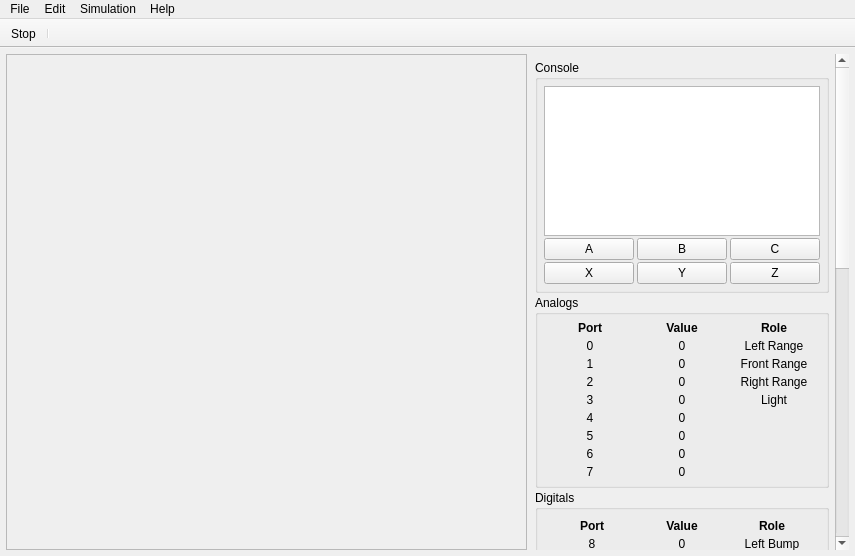
<?xml version="1.0" encoding="UTF-8"?>
<ui version="4.0">
 <class>MainWindow</class>
 <widget class="QMainWindow" name="MainWindow">
  <property name="geometry">
   <rect>
    <x>0</x>
    <y>0</y>
    <width>855</width>
    <height>556</height>
   </rect>
  </property>
  <property name="minimumSize">
   <size>
    <width>400</width>
    <height>300</height>
   </size>
  </property>
  <property name="windowTitle">
   <string>KIPR's 2D Simulator</string>
  </property>
  <widget class="QWidget" name="centralwidget">
   <layout class="QHBoxLayout" name="horizontalLayout" stretch="1,0">
    <property name="spacing">
     <number>2</number>
    </property>
    <property name="margin">
     <number>6</number>
    </property>
    <item>
     <widget class="ScalingGraphicsView" name="sim">
      <property name="palette">
       <palette>
        <active>
         <colorrole role="Base">
          <brush brushstyle="SolidPattern">
           <color alpha="0">
            <red>255</red>
            <green>255</green>
            <blue>255</blue>
           </color>
          </brush>
         </colorrole>
        </active>
        <inactive>
         <colorrole role="Base">
          <brush brushstyle="SolidPattern">
           <color alpha="0">
            <red>255</red>
            <green>255</green>
            <blue>255</blue>
           </color>
          </brush>
         </colorrole>
        </inactive>
        <disabled>
         <colorrole role="Base">
          <brush brushstyle="SolidPattern">
           <color alpha="255">
            <red>212</red>
            <green>208</green>
            <blue>200</blue>
           </color>
          </brush>
         </colorrole>
        </disabled>
       </palette>
      </property>
      <property name="renderHints">
       <set>QPainter::Antialiasing|QPainter::HighQualityAntialiasing|QPainter::TextAntialiasing</set>
      </property>
     </widget>
    </item>
    <item>
     <widget class="QScrollArea" name="scrollArea">
      <property name="minimumSize">
       <size>
        <width>320</width>
        <height>0</height>
       </size>
      </property>
      <property name="frameShape">
       <enum>QFrame::NoFrame</enum>
      </property>
      <property name="frameShadow">
       <enum>QFrame::Plain</enum>
      </property>
      <property name="lineWidth">
       <number>0</number>
      </property>
      <property name="widgetResizable">
       <bool>true</bool>
      </property>
      <widget class="QWidget" name="scrollAreaWidgetContents">
       <property name="geometry">
        <rect>
         <x>0</x>
         <y>-471</y>
         <width>304</width>
         <height>1200</height>
        </rect>
       </property>
       <layout class="QVBoxLayout" name="verticalLayout">
        <property name="spacing">
         <number>2</number>
        </property>
        <property name="margin">
         <number>6</number>
        </property>
        <item>
         <widget class="QGroupBox" name="groupBox_5">
          <property name="title">
           <string>Console</string>
          </property>
          <property name="flat">
           <bool>true</bool>
          </property>
          <layout class="QVBoxLayout" name="verticalLayout_2">
           <property name="spacing">
            <number>2</number>
           </property>
           <property name="margin">
            <number>6</number>
           </property>
           <item>
            <widget class="ConsoleWidget" name="console">
             <property name="minimumSize">
              <size>
               <width>0</width>
               <height>150</height>
              </size>
             </property>
             <property name="undoRedoEnabled">
              <bool>false</bool>
             </property>
             <property name="readOnly">
              <bool>true</bool>
             </property>
            </widget>
           </item>
           <item>
            <layout class="QHBoxLayout" name="horizontalLayout_2">
             <property name="spacing">
              <number>3</number>
             </property>
             <property name="topMargin">
              <number>0</number>
             </property>
             <item>
              <widget class="QPushButton" name="a">
               <property name="text">
                <string>A</string>
               </property>
              </widget>
             </item>
             <item>
              <widget class="QPushButton" name="b">
               <property name="text">
                <string>B</string>
               </property>
              </widget>
             </item>
             <item>
              <widget class="QPushButton" name="c">
               <property name="text">
                <string>C</string>
               </property>
              </widget>
             </item>
            </layout>
           </item>
           <item>
            <widget class="QWidget" name="extras" native="true">
             <layout class="QHBoxLayout" name="horizontalLayout_4">
              <property name="spacing">
               <number>3</number>
              </property>
              <property name="margin">
               <number>0</number>
              </property>
              <item>
               <widget class="QPushButton" name="x">
                <property name="text">
                 <string>X</string>
                </property>
               </widget>
              </item>
              <item>
               <widget class="QPushButton" name="y">
                <property name="text">
                 <string>Y</string>
                </property>
               </widget>
              </item>
              <item>
               <widget class="QPushButton" name="z">
                <property name="text">
                 <string>Z</string>
                </property>
               </widget>
              </item>
             </layout>
            </widget>
           </item>
          </layout>
         </widget>
        </item>
        <item>
         <widget class="QGroupBox" name="groupBox_3">
          <property name="title">
           <string>Analogs</string>
          </property>
          <property name="flat">
           <bool>true</bool>
          </property>
          <property name="checkable">
           <bool>false</bool>
          </property>
          <layout class="QGridLayout" name="gridLayout_3">
           <property name="horizontalSpacing">
            <number>0</number>
           </property>
           <property name="verticalSpacing">
            <number>4</number>
           </property>
           <property name="margin">
            <number>6</number>
           </property>
           <item row="1" column="0">
            <widget class="QLabel" name="label">
             <property name="text">
              <string>0</string>
             </property>
             <property name="alignment">
              <set>Qt::AlignCenter</set>
             </property>
            </widget>
           </item>
           <item row="1" column="1">
            <widget class="QLabel" name="analog0">
             <property name="text">
              <string>0</string>
             </property>
             <property name="alignment">
              <set>Qt::AlignCenter</set>
             </property>
            </widget>
           </item>
           <item row="2" column="0">
            <widget class="QLabel" name="label_3">
             <property name="text">
              <string>1</string>
             </property>
             <property name="alignment">
              <set>Qt::AlignCenter</set>
             </property>
            </widget>
           </item>
           <item row="2" column="1">
            <widget class="QLabel" name="analog1">
             <property name="text">
              <string>0</string>
             </property>
             <property name="alignment">
              <set>Qt::AlignCenter</set>
             </property>
            </widget>
           </item>
           <item row="3" column="0">
            <widget class="QLabel" name="label_5">
             <property name="text">
              <string>2</string>
             </property>
             <property name="alignment">
              <set>Qt::AlignCenter</set>
             </property>
            </widget>
           </item>
           <item row="3" column="1">
            <widget class="QLabel" name="analog2">
             <property name="text">
              <string>0</string>
             </property>
             <property name="alignment">
              <set>Qt::AlignCenter</set>
             </property>
            </widget>
           </item>
           <item row="4" column="0">
            <widget class="QLabel" name="label_6">
             <property name="text">
              <string>3</string>
             </property>
             <property name="alignment">
              <set>Qt::AlignCenter</set>
             </property>
            </widget>
           </item>
           <item row="4" column="1">
            <widget class="QLabel" name="analog3">
             <property name="text">
              <string>0</string>
             </property>
             <property name="alignment">
              <set>Qt::AlignCenter</set>
             </property>
            </widget>
           </item>
           <item row="5" column="0">
            <widget class="QLabel" name="label_7">
             <property name="text">
              <string>4</string>
             </property>
             <property name="alignment">
              <set>Qt::AlignCenter</set>
             </property>
            </widget>
           </item>
           <item row="5" column="1">
            <widget class="QLabel" name="analog4">
             <property name="text">
              <string>0</string>
             </property>
             <property name="alignment">
              <set>Qt::AlignCenter</set>
             </property>
            </widget>
           </item>
           <item row="6" column="0">
            <widget class="QLabel" name="label_8">
             <property name="text">
              <string>5</string>
             </property>
             <property name="alignment">
              <set>Qt::AlignCenter</set>
             </property>
            </widget>
           </item>
           <item row="6" column="1">
            <widget class="QLabel" name="analog5">
             <property name="text">
              <string>0</string>
             </property>
             <property name="alignment">
              <set>Qt::AlignCenter</set>
             </property>
            </widget>
           </item>
           <item row="7" column="0">
            <widget class="QLabel" name="label_9">
             <property name="text">
              <string>6</string>
             </property>
             <property name="alignment">
              <set>Qt::AlignCenter</set>
             </property>
            </widget>
           </item>
           <item row="7" column="1">
            <widget class="QLabel" name="analog6">
             <property name="text">
              <string>0</string>
             </property>
             <property name="alignment">
              <set>Qt::AlignCenter</set>
             </property>
            </widget>
           </item>
           <item row="8" column="0">
            <widget class="QLabel" name="label_10">
             <property name="text">
              <string>7</string>
             </property>
             <property name="alignment">
              <set>Qt::AlignCenter</set>
             </property>
            </widget>
           </item>
           <item row="8" column="1">
            <widget class="QLabel" name="analog7">
             <property name="text">
              <string>0</string>
             </property>
             <property name="alignment">
              <set>Qt::AlignCenter</set>
             </property>
            </widget>
           </item>
           <item row="1" column="2">
            <widget class="QLabel" name="label_17">
             <property name="text">
              <string>Left Range</string>
             </property>
             <property name="alignment">
              <set>Qt::AlignCenter</set>
             </property>
            </widget>
           </item>
           <item row="2" column="2">
            <widget class="QLabel" name="label_18">
             <property name="text">
              <string>Front Range</string>
             </property>
             <property name="alignment">
              <set>Qt::AlignCenter</set>
             </property>
            </widget>
           </item>
           <item row="3" column="2">
            <widget class="QLabel" name="label_19">
             <property name="text">
              <string>Right Range</string>
             </property>
             <property name="alignment">
              <set>Qt::AlignCenter</set>
             </property>
            </widget>
           </item>
           <item row="0" column="0">
            <widget class="QLabel" name="label_20">
             <property name="font">
              <font>
               <weight>75</weight>
               <bold>true</bold>
              </font>
             </property>
             <property name="text">
              <string>Port</string>
             </property>
             <property name="alignment">
              <set>Qt::AlignCenter</set>
             </property>
            </widget>
           </item>
           <item row="0" column="1">
            <widget class="QLabel" name="label_21">
             <property name="font">
              <font>
               <weight>75</weight>
               <bold>true</bold>
              </font>
             </property>
             <property name="text">
              <string>Value</string>
             </property>
             <property name="alignment">
              <set>Qt::AlignCenter</set>
             </property>
            </widget>
           </item>
           <item row="0" column="2">
            <widget class="QLabel" name="label_22">
             <property name="font">
              <font>
               <weight>75</weight>
               <bold>true</bold>
              </font>
             </property>
             <property name="text">
              <string>Role</string>
             </property>
             <property name="alignment">
              <set>Qt::AlignCenter</set>
             </property>
            </widget>
           </item>
           <item row="4" column="2">
            <widget class="QLabel" name="label_23">
             <property name="text">
              <string>Light</string>
             </property>
             <property name="alignment">
              <set>Qt::AlignCenter</set>
             </property>
            </widget>
           </item>
          </layout>
         </widget>
        </item>
        <item>
         <widget class="QGroupBox" name="groupBox_4">
          <property name="title">
           <string>Digitals</string>
          </property>
          <property name="flat">
           <bool>true</bool>
          </property>
          <layout class="QGridLayout" name="gridLayout_4">
           <property name="horizontalSpacing">
            <number>0</number>
           </property>
           <property name="verticalSpacing">
            <number>4</number>
           </property>
           <item row="0" column="0">
            <widget class="QLabel" name="label_24">
             <property name="font">
              <font>
               <weight>75</weight>
               <bold>true</bold>
              </font>
             </property>
             <property name="text">
              <string>Port</string>
             </property>
             <property name="alignment">
              <set>Qt::AlignCenter</set>
             </property>
            </widget>
           </item>
           <item row="0" column="1">
            <widget class="QLabel" name="label_25">
             <property name="font">
              <font>
               <weight>75</weight>
               <bold>true</bold>
              </font>
             </property>
             <property name="text">
              <string>Value</string>
             </property>
             <property name="alignment">
              <set>Qt::AlignCenter</set>
             </property>
            </widget>
           </item>
           <item row="0" column="2">
            <widget class="QLabel" name="label_26">
             <property name="font">
              <font>
               <weight>75</weight>
               <bold>true</bold>
              </font>
             </property>
             <property name="text">
              <string>Role</string>
             </property>
             <property name="alignment">
              <set>Qt::AlignCenter</set>
             </property>
            </widget>
           </item>
           <item row="1" column="0">
            <widget class="QLabel" name="label_27">
             <property name="text">
              <string>8</string>
             </property>
             <property name="alignment">
              <set>Qt::AlignCenter</set>
             </property>
            </widget>
           </item>
           <item row="2" column="0">
            <widget class="QLabel" name="label_28">
             <property name="text">
              <string>9</string>
             </property>
             <property name="alignment">
              <set>Qt::AlignCenter</set>
             </property>
            </widget>
           </item>
           <item row="3" column="0">
            <widget class="QLabel" name="label_29">
             <property name="text">
              <string>10</string>
             </property>
             <property name="alignment">
              <set>Qt::AlignCenter</set>
             </property>
            </widget>
           </item>
           <item row="4" column="0">
            <widget class="QLabel" name="label_30">
             <property name="text">
              <string>11</string>
             </property>
             <property name="alignment">
              <set>Qt::AlignCenter</set>
             </property>
            </widget>
           </item>
           <item row="5" column="0">
            <widget class="QLabel" name="label_31">
             <property name="text">
              <string>12</string>
             </property>
             <property name="alignment">
              <set>Qt::AlignCenter</set>
             </property>
            </widget>
           </item>
           <item row="6" column="0">
            <widget class="QLabel" name="label_32">
             <property name="text">
              <string>13</string>
             </property>
             <property name="alignment">
              <set>Qt::AlignCenter</set>
             </property>
            </widget>
           </item>
           <item row="7" column="0">
            <widget class="QLabel" name="label_33">
             <property name="text">
              <string>14</string>
             </property>
             <property name="alignment">
              <set>Qt::AlignCenter</set>
             </property>
            </widget>
           </item>
           <item row="8" column="0">
            <widget class="QLabel" name="label_34">
             <property name="text">
              <string>15</string>
             </property>
             <property name="alignment">
              <set>Qt::AlignCenter</set>
             </property>
            </widget>
           </item>
           <item row="1" column="1">
            <widget class="QLabel" name="digital0">
             <property name="text">
              <string>0</string>
             </property>
             <property name="alignment">
              <set>Qt::AlignCenter</set>
             </property>
            </widget>
           </item>
           <item row="2" column="1">
            <widget class="QLabel" name="digital1">
             <property name="text">
              <string>0</string>
             </property>
             <property name="alignment">
              <set>Qt::AlignCenter</set>
             </property>
            </widget>
           </item>
           <item row="3" column="1">
            <widget class="QLabel" name="digital2">
             <property name="text">
              <string>0</string>
             </property>
             <property name="alignment">
              <set>Qt::AlignCenter</set>
             </property>
            </widget>
           </item>
           <item row="4" column="1">
            <widget class="QLabel" name="digital3">
             <property name="text">
              <string>0</string>
             </property>
             <property name="alignment">
              <set>Qt::AlignCenter</set>
             </property>
            </widget>
           </item>
           <item row="5" column="1">
            <widget class="QLabel" name="digital4">
             <property name="text">
              <string>0</string>
             </property>
             <property name="alignment">
              <set>Qt::AlignCenter</set>
             </property>
            </widget>
           </item>
           <item row="6" column="1">
            <widget class="QLabel" name="digital5">
             <property name="text">
              <string>0</string>
             </property>
             <property name="alignment">
              <set>Qt::AlignCenter</set>
             </property>
            </widget>
           </item>
           <item row="7" column="1">
            <widget class="QLabel" name="digital6">
             <property name="text">
              <string>0</string>
             </property>
             <property name="alignment">
              <set>Qt::AlignCenter</set>
             </property>
            </widget>
           </item>
           <item row="8" column="1">
            <widget class="QLabel" name="digital7">
             <property name="text">
              <string>0</string>
             </property>
             <property name="alignment">
              <set>Qt::AlignCenter</set>
             </property>
            </widget>
           </item>
           <item row="1" column="2">
            <widget class="QLabel" name="label_43">
             <property name="text">
              <string>Left Bump</string>
             </property>
             <property name="alignment">
              <set>Qt::AlignCenter</set>
             </property>
            </widget>
           </item>
           <item row="2" column="2">
            <widget class="QLabel" name="label_44">
             <property name="text">
              <string>Right Bump</string>
             </property>
             <property name="alignment">
              <set>Qt::AlignCenter</set>
             </property>
            </widget>
           </item>
          </layout>
         </widget>
        </item>
        <item>
         <widget class="QGroupBox" name="groupBox">
          <property name="title">
           <string>Motor PWMs</string>
          </property>
          <property name="flat">
           <bool>true</bool>
          </property>
          <layout class="QGridLayout" name="gridLayout_2">
           <property name="margin">
            <number>6</number>
           </property>
           <property name="spacing">
            <number>2</number>
           </property>
           <item row="0" column="0">
            <widget class="TouchDial" name="motor0" native="true">
             <property name="minimumSize">
              <size>
               <width>110</width>
               <height>110</height>
              </size>
             </property>
            </widget>
           </item>
           <item row="0" column="1">
            <widget class="TouchDial" name="motor1" native="true">
             <property name="minimumSize">
              <size>
               <width>110</width>
               <height>110</height>
              </size>
             </property>
            </widget>
           </item>
           <item row="1" column="0">
            <widget class="TouchDial" name="motor2" native="true">
             <property name="minimumSize">
              <size>
               <width>110</width>
               <height>110</height>
              </size>
             </property>
            </widget>
           </item>
           <item row="1" column="1">
            <widget class="TouchDial" name="motor3" native="true">
             <property name="minimumSize">
              <size>
               <width>110</width>
               <height>110</height>
              </size>
             </property>
            </widget>
           </item>
          </layout>
         </widget>
        </item>
        <item>
         <widget class="QGroupBox" name="groupBox_2">
          <property name="title">
           <string>Servos</string>
          </property>
          <property name="flat">
           <bool>true</bool>
          </property>
          <layout class="QGridLayout" name="gridLayout">
           <property name="margin">
            <number>6</number>
           </property>
           <property name="spacing">
            <number>2</number>
           </property>
           <item row="1" column="0">
            <widget class="TouchDial" name="servo0" native="true">
             <property name="minimumSize">
              <size>
               <width>110</width>
               <height>110</height>
              </size>
             </property>
            </widget>
           </item>
           <item row="2" column="0">
            <widget class="TouchDial" name="servo2" native="true">
             <property name="minimumSize">
              <size>
               <width>110</width>
               <height>110</height>
              </size>
             </property>
            </widget>
           </item>
           <item row="1" column="1">
            <widget class="TouchDial" name="servo1" native="true">
             <property name="minimumSize">
              <size>
               <width>110</width>
               <height>110</height>
              </size>
             </property>
            </widget>
           </item>
           <item row="2" column="1">
            <widget class="TouchDial" name="servo3" native="true">
             <property name="minimumSize">
              <size>
               <width>110</width>
               <height>110</height>
              </size>
             </property>
            </widget>
           </item>
          </layout>
         </widget>
        </item>
       </layout>
      </widget>
     </widget>
    </item>
   </layout>
  </widget>
  <widget class="QMenuBar" name="menubar">
   <property name="geometry">
    <rect>
     <x>0</x>
     <y>0</y>
     <width>855</width>
     <height>25</height>
    </rect>
   </property>
   <widget class="QMenu" name="menuFile">
    <property name="title">
     <string>File</string>
    </property>
    <addaction name="actionQuit"/>
   </widget>
   <widget class="QMenu" name="menuEdit">
    <property name="title">
     <string>Edit</string>
    </property>
   </widget>
   <widget class="QMenu" name="menuHelp">
    <property name="title">
     <string>Help</string>
    </property>
    <addaction name="actionAbout"/>
   </widget>
   <widget class="QMenu" name="menuSimulation">
    <property name="title">
     <string>Simulation</string>
    </property>
    <addaction name="actionStart"/>
    <addaction name="actionStop"/>
   </widget>
   <addaction name="menuFile"/>
   <addaction name="menuEdit"/>
   <addaction name="menuSimulation"/>
   <addaction name="menuHelp"/>
  </widget>
  <widget class="QToolBar" name="toolBar">
   <property name="windowTitle">
    <string>toolBar</string>
   </property>
   <property name="movable">
    <bool>false</bool>
   </property>
   <property name="iconSize">
    <size>
     <width>16</width>
     <height>16</height>
    </size>
   </property>
   <property name="toolButtonStyle">
    <enum>Qt::ToolButtonTextBesideIcon</enum>
   </property>
   <property name="floatable">
    <bool>false</bool>
   </property>
   <attribute name="toolBarArea">
    <enum>TopToolBarArea</enum>
   </attribute>
   <attribute name="toolBarBreak">
    <bool>false</bool>
   </attribute>
   <addaction name="actionStop"/>
   <addaction name="separator"/>
  </widget>
  <action name="actionAbout">
   <property name="icon">
    <iconset resource="../rc/icons.qrc">
     <normaloff>:/icons/information.png</normaloff>:/icons/information.png</iconset>
   </property>
   <property name="text">
    <string>About</string>
   </property>
  </action>
  <action name="actionQuit">
   <property name="icon">
    <iconset resource="../rc/icons.qrc">
     <normaloff>:/icons/cancel.png</normaloff>:/icons/cancel.png</iconset>
   </property>
   <property name="text">
    <string>Quit</string>
   </property>
  </action>
  <action name="actionStart">
   <property name="icon">
    <iconset resource="../rc/icons.qrc">
     <normaloff>:/icons/arrow_right.png</normaloff>:/icons/arrow_right.png</iconset>
   </property>
   <property name="text">
    <string>Start</string>
   </property>
  </action>
  <action name="actionStop">
   <property name="icon">
    <iconset resource="../rc/icons.qrc">
     <normaloff>:/icons/stop.png</normaloff>:/icons/stop.png</iconset>
   </property>
   <property name="text">
    <string>Stop</string>
   </property>
  </action>
 </widget>
 <customwidgets>
  <customwidget>
   <class>ConsoleWidget</class>
   <extends>QTextEdit</extends>
   <header>console_widget.hpp</header>
  </customwidget>
  <customwidget>
   <class>TouchDial</class>
   <extends>QWidget</extends>
   <header>touch_dial.hpp</header>
   <container>1</container>
  </customwidget>
  <customwidget>
   <class>ScalingGraphicsView</class>
   <extends>QGraphicsView</extends>
   <header>scaling_graphics_view.hpp</header>
  </customwidget>
 </customwidgets>
 <resources>
  <include location="../rc/icons.qrc"/>
 </resources>
 <connections/>
</ui>
